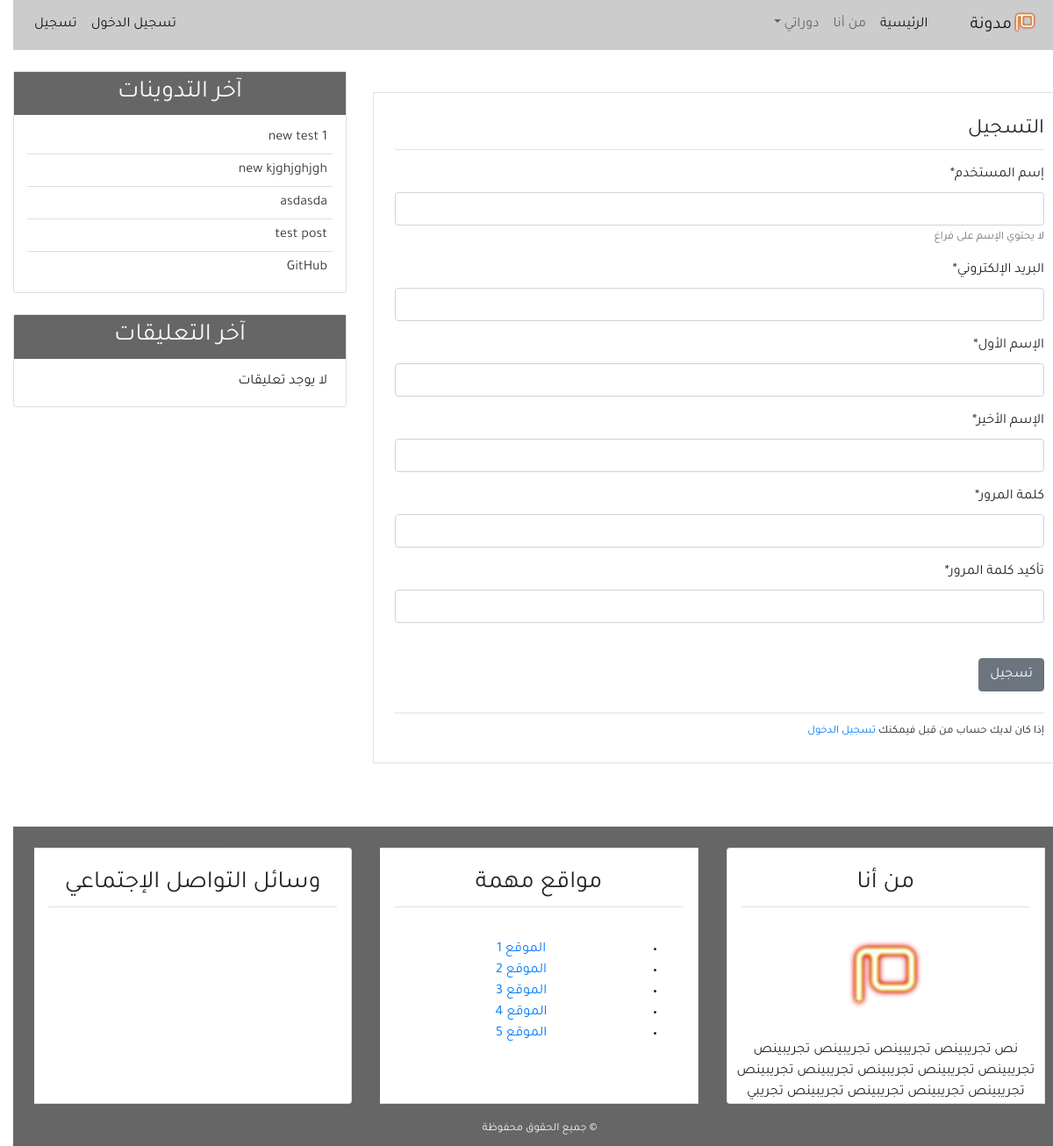
Page /register/ on the earlier database version.
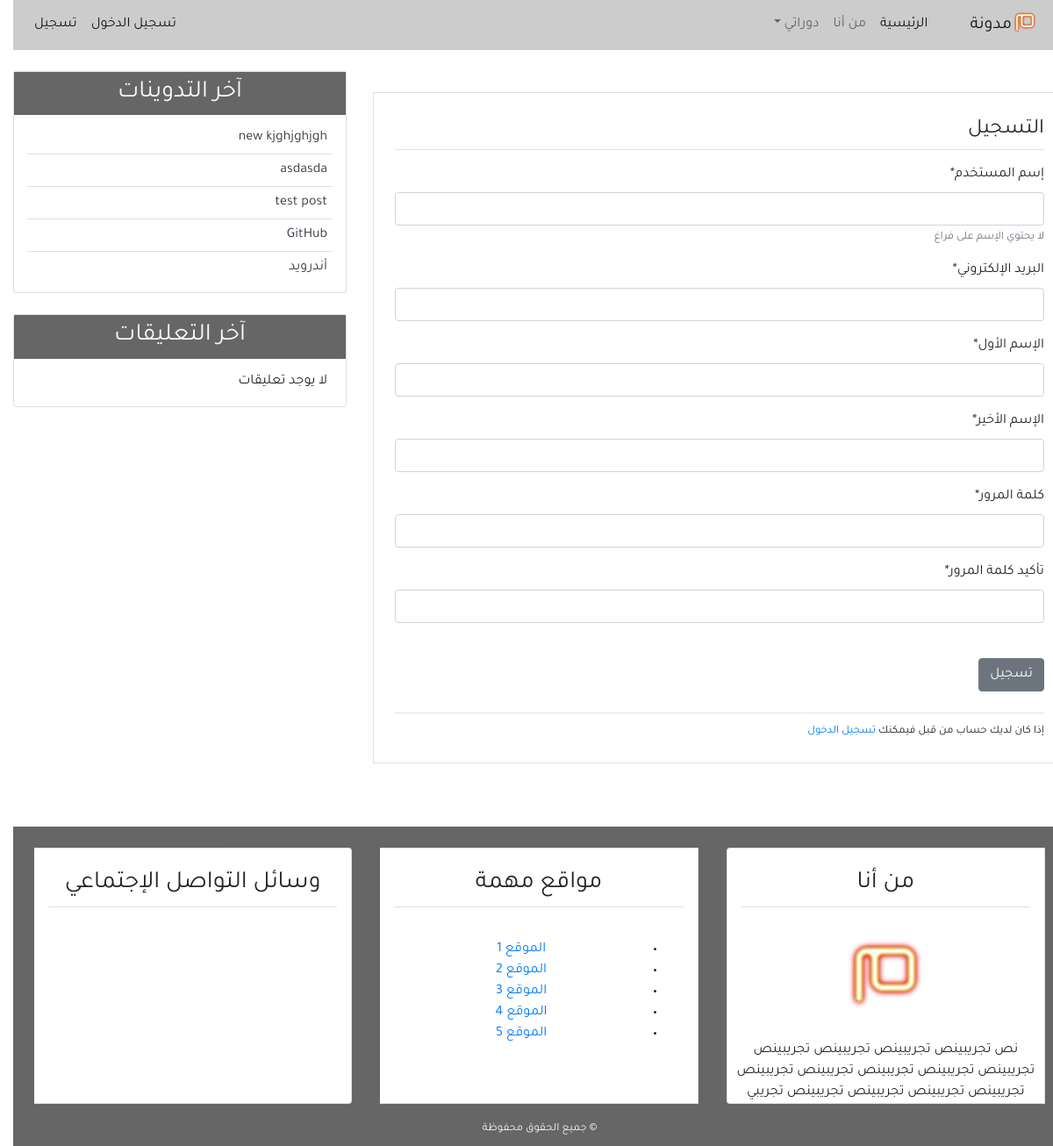
Same page on the later database version.
### blog/models.py (models this page shows, shortened)
class Post(models.Model):
    title = models.CharField(max_length=100)
    content = models.TextField()
    post_date = models.DateTimeField(default=timezone.now)
    post_update = models.DateTimeField(auto_now=True)
    author = models.ForeignKey(User, on_delete=models.CASCADE)
    class Meta:
        ordering = ('-post_date', )

### user/views.py (the view)
# urls.py: path('register/', views.register, name='register'),
def register(request):
    if request.method == 'POST':
        form = UserCreationForm(request.POST)
        if form.is_valid():
            new_User = form.save(commit=False)
            new_User.set_password(form.cleaned_data['password1'])
            new_User.save()
            messages.success(request, f'تهانينا {new_User} لقد تمت عملية التسجيل بنجاح')
            return redirect('home')
    else:
        form = UserCreationForm()
    context = {
        'title': 'التسجيل',
        'form': form,
    }
    return render(request, 'user/register.html', context)

### user/forms.py (shortened to what this page needs)
class UserCreationForm(forms.ModelForm):
    username = forms.CharField(label='إسم المستخدم', max_length=30, help_text='لا يحتوي الإسم على فراغ')
    email = forms.EmailField(label='البريد الإلكتروني')
    first_name = forms.CharField(label='الإسم الأول')
    last_name = forms.CharField(label='الإسم الأخير')
    password1 = forms.CharField(label='كلمة المرور', widget=forms.PasswordInput(), min_length=8)
    password2 = forms.CharField(label='تأكيد كلمة المرور', widget=forms.PasswordInput(), min_length=8)
    class Meta:
        model = User
        fields = ('username', 'email', 'first_name', 'last_name', 'password1', 'password2')

### blog/templatetags/post_tag.py (called while the page is built)
@register.inclusion_tag('blog/latest_posts.html')
def latest_posts():
    context = {
        'l_posts': Post.objects.all()[0:5]
    }
    return context

@register.inclusion_tag('blog/latest_comment.html')
def latest_comments():
    context = {
        'l_comments': Comment.objects.filter(active=True)[:5]
    }
    return context

### user/templates/user/register.html (shortened to what this page needs)
{% extends 'blog/base.html' %}
{% block content %}
{% load crispy_forms_tags %}
    <div class="border p-4 mb-5 mt-4">
        <legend class="border-bottom pb-1 mb-3">التسجيل</legend>
        <form method="POST">
            {{form|crispy}}
            <input class="btn btn-secondary mt-4" type="submit" value="تسجيل">
        </form>
        <div class="border-top mt-4 pt-2">
            <small>إذا كان لديك حساب من قبل فيمكنك <a href="{% url 'login' %}">تسجيل الدخول</a></small>
        </div>
    </div>
{% endblock content %}

### blog/templates/blog/latest_posts.html
<ul class="list-group-flush latest-post">
    {% for post in l_posts %}
        <li class="list-group-item latest-post-item">
            <a href="{% url 'detail' post.pk %}" class="text-dark">
                {% if post.title|length > 40 %}
                    {{post.title|slice:'40'}} ..
                {% else %}
                    {{post.title}}
                {% endif %}
            </a>
        </li>
    {% endfor %}
</ul>

Differences in the rows shown:
removed Post: title "new test 1"
now on this page (row unchanged): Post: title "أندرويد"
